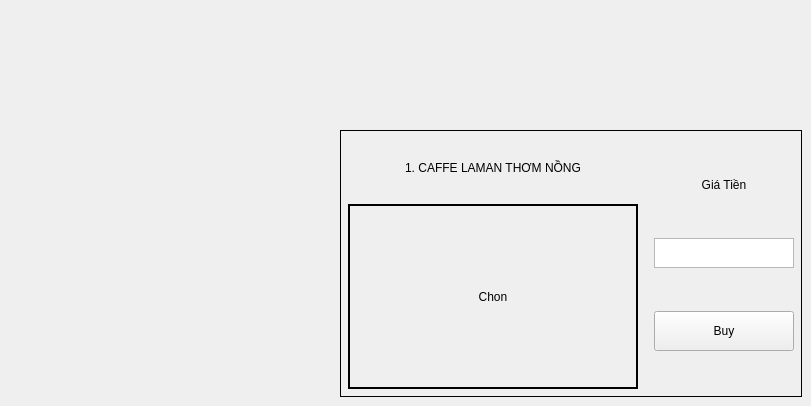
      <widget class="QWidget" name="page_7">
       <widget class="QFrame" name="frame_18">
        <property name="geometry">
         <rect>
          <x>340</x>
          <y>130</y>
          <width>462</width>
          <height>267</height>
         </rect>
        </property>
        <property name="frameShape">
         <enum>QFrame::Box</enum>
        </property>
        <layout class="QHBoxLayout" name="horizontalLayout_21">
         <property name="leftMargin">
          <number>2</number>
         </property>
         <property name="topMargin">
          <number>2</number>
         </property>
         <property name="rightMargin">
          <number>2</number>
         </property>
         <property name="bottomMargin">
          <number>2</number>
         </property>
         <item>
          <widget class="QFrame" name="frame_19">
           <property name="sizePolicy">
            <sizepolicy hsizetype="Expanding" vsizetype="Preferred">
             <horstretch>0</horstretch>
             <verstretch>0</verstretch>
            </sizepolicy>
           </property>
           <property name="frameShape">
            <enum>QFrame::NoFrame</enum>
           </property>
           <layout class="QVBoxLayout" name="verticalLayout_35">
            <property name="leftMargin">
             <number>5</number>
            </property>
            <property name="topMargin">
             <number>5</number>
            </property>
            <property name="rightMargin">
             <number>5</number>
            </property>
            <property name="bottomMargin">
             <number>5</number>
            </property>
            <item>
             <widget class="QLabel" name="nameID1_3">
              <property name="sizePolicy">
               <sizepolicy hsizetype="Expanding" vsizetype="Maximum">
                <horstretch>0</horstretch>
                <verstretch>0</verstretch>
               </sizepolicy>
              </property>
              <property name="minimumSize">
               <size>
                <width>20</width>
                <height>20</height>
               </size>
              </property>
              <property name="maximumSize">
               <size>
                <width>5000</width>
                <height>60</height>
               </size>
              </property>
              <property name="frameShape">
               <enum>QFrame::Box</enum>
              </property>
              <property name="lineWidth">
               <number>0</number>
              </property>
              <property name="text">
               <string>1. CAFFE LAMAN THƠM NỒNG</string>
              </property>
              <property name="alignment">
               <set>Qt::AlignCenter</set>
              </property>
             </widget>
            </item>
            <item>
             <widget class="QLabel" name="imageID1_3">
              <property name="sizePolicy">
               <sizepolicy hsizetype="Expanding" vsizetype="Maximum">
                <horstretch>0</horstretch>
                <verstretch>0</verstretch>
               </sizepolicy>
              </property>
              <property name="minimumSize">
               <size>
                <width>120</width>
                <height>120</height>
               </size>
              </property>
              <property name="maximumSize">
               <size>
                <width>5000</width>
                <height>250</height>
               </size>
              </property>
              <property name="frameShape">
               <enum>QFrame::Box</enum>
              </property>
              <property name="lineWidth">
               <number>2</number>
              </property>
              <property name="text">
               <string>Chon</string>
              </property>
              <property name="alignment">
               <set>Qt::AlignCenter</set>
              </property>
             </widget>
            </item>
           </layout>
          </widget>
         </item>
         <item>
          <widget class="QFrame" name="frame_3">
           <property name="maximumSize">
            <size>
             <width>150</width>
             <height>16777215</height>
            </size>
           </property>
           <layout class="QVBoxLayout" name="verticalLayout_36">
            <property name="leftMargin">
             <number>5</number>
            </property>
            <property name="topMargin">
             <number>5</number>
            </property>
            <property name="rightMargin">
             <number>5</number>
            </property>
            <property name="bottomMargin">
             <number>5</number>
            </property>
            <item>
             <widget class="QLabel" name="imageAc_20">
              <property name="sizePolicy">
               <sizepolicy hsizetype="Maximum" vsizetype="Maximum">
                <horstretch>0</horstretch>
                <verstretch>0</verstretch>
               </sizepolicy>
              </property>
              <property name="minimumSize">
               <size>
                <width>20</width>
                <height>20</height>
               </size>
              </property>
              <property name="maximumSize">
               <size>
                <width>150</width>
                <height>20</height>
               </size>
              </property>
              <property name="frameShape">
               <enum>QFrame::Box</enum>
              </property>
              <property name="lineWidth">
               <number>0</number>
              </property>
              <property name="text">
               <string>Giá Tiền</string>
              </property>
              <property name="alignment">
               <set>Qt::AlignCenter</set>
              </property>
             </widget>
            </item>
            <item>
             <widget class="QTextEdit" name="totalCoinID1_3">
              <property name="maximumSize">
               <size>
                <width>500</width>
                <height>30</height>
               </size>
              </property>
              <property name="readOnly">
               <bool>true</bool>
              </property>
             </widget>
            </item>
            <item>
             <widget class="QPushButton" name="btnBuyID1_3">
              <property name="sizePolicy">
               <sizepolicy hsizetype="Expanding" vsizetype="Fixed">
                <horstretch>0</horstretch>
                <verstretch>0</verstretch>
               </sizepolicy>
              </property>
              <property name="minimumSize">
               <size>
                <width>0</width>
                <height>40</height>
               </size>
              </property>
              <property name="text">
               <string>Buy</string>
              </property>
              <property name="ID" stdset="0">
               <number>1</number>
              </property>
             </widget>
            </item>
           </layout>
          </widget>
         </item>
        </layout>
       </widget>
      </widget>
